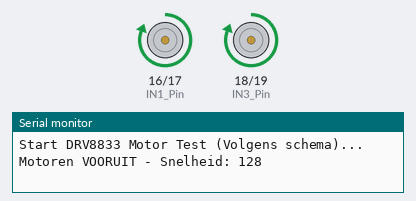
A sketch run on a simulated Arduino Uno, built with avr-gcc and run on an emulated ATmega328P. Shown: motor-driver pin pairs drawn as motors (green arrow = first pin HIGH = forward, orange = second pin HIGH = backward, longer = more drive), the last lines printed to the serial monitor.

Above: at 4.0 s.
At 10.5 s:
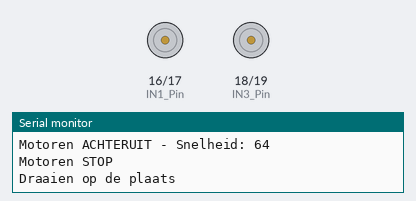
Timing chart, 0 to 19.9 s (numbered marks = the images above):
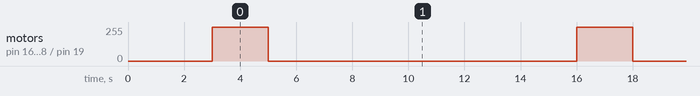

Measured:
- by itself, motor on pin 16 (IN1_Pin) / pin 17 (IN2_Pin), motor on pin 18 (IN3_Pin) / pin 19 (IN4_Pin): alternates forward 255/255 for 2.0 s and stopped for 11.0 s

The sketch:

hbridge_test.ino.ino
```cpp
#include <Arduino.h>

const int IN1_Pin = 16; // DRV8833 IN1 -> Motor 1 (bijv. Rechts Vooruit)
const int IN2_Pin = 17; // DRV8833 IN2 -> Motor 1 (bijv. Rechts Achteruit)
const int IN3_Pin = 18; // DRV8833 IN3 -> Motor 2 (bijv. Links Vooruit)
const int IN4_Pin = 19; // DRV8833 IN4 -> Motor 2 (bijv. Links Achteruit)

// LET OP: Volgens je schema is EEP correct verbonden met 3V3! Dit is perfect.

void setup() {
  Serial.begin(115200);
  Serial.println("Start DRV8833 Motor Test (Volgens schema)...");

  // Stel de motorpinnen in als uitgang (OUTPUT)
  pinMode(IN1_Pin, OUTPUT);
  pinMode(IN2_Pin, OUTPUT);
  pinMode(IN3_Pin, OUTPUT);
  pinMode(IN4_Pin, OUTPUT);

  // Zorg dat de motoren stilstaan bij opstarten
  stopMotoren();

  delay(3000);
}

void loop() {
  // 1. VOORUIT (Halve snelheid)
  Serial.println("Motoren VOORUIT - Snelheid: 128");
  rijVooruit(128); // Waarde tussen 0 en 255
  delay(2000);

  // 2. STOP
  Serial.println("Motoren STOP");
  stopMotoren();
  delay(1000);

  // 3. ACHTERUIT (Kwart snelheid)
  Serial.println("Motoren ACHTERUIT - Snelheid: 64");
  rijAchteruit(64);
  delay(2000);

  // 4. STOP
  Serial.println("Motoren STOP");
  stopMotoren();
  delay(1000);

  // 5. DRAAIEN OP DE PLAATS
  Serial.println("Draaien op de plaats");
  draaiOpPlaats(100);
  delay(2000);

  // 6. RUST
  Serial.println("Einde testcyclus. Wacht 5 seconden...\n");
  stopMotoren();
  delay(5000);
}


// ==========================================
// HULPFUNCTIES
// ==========================================

void rijVooruit(int snelheid) {
  analogWrite(IN1_Pin, snelheid);
  analogWrite(IN2_Pin, 0);

  analogWrite(IN3_Pin, snelheid);
  analogWrite(IN4_Pin, 0);
}

void rijAchteruit(int snelheid) {
  analogWrite(IN1_Pin, 0);
  analogWrite(IN2_Pin, snelheid);

  analogWrite(IN3_Pin, 0);
  analogWrite(IN4_Pin, snelheid);
}

void draaiOpPlaats(int snelheid) {
  // Ene motor vooruit, andere achteruit
  analogWrite(IN1_Pin, 0);
  analogWrite(IN2_Pin, snelheid);

  analogWrite(IN3_Pin, snelheid);
  analogWrite(IN4_Pin, 0);
}

void stopMotoren() {
  analogWrite(IN1_Pin, 0);
  analogWrite(IN2_Pin, 0);
  analogWrite(IN3_Pin, 0);
  analogWrite(IN4_Pin, 0);
}
```
